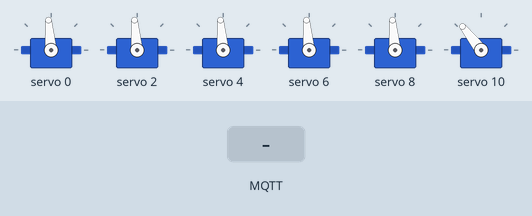
The sketch below on a simulated ESP8266 (NodeMCU). On the bench: 6 × servo. Inputs (shaded band) come from the test bench. WiFi joins after 1.5 s; servers stay silent unless stated; no MQTT or app messages arrive unless stated; what the sketch prints to the serial monitor is not drawn.

Above: at 5.7 s.
5.8 s: MQTT message "1" arrives on the first subscribed topic
At 6.2 s:
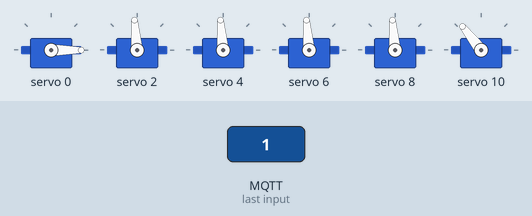
At 8.7 s:
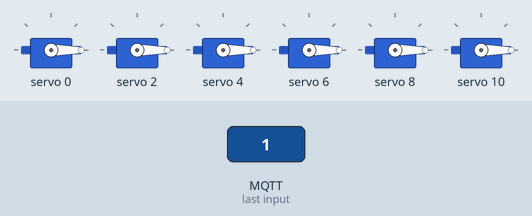
8.8 s: MQTT message "on" arrives on the first subscribed topic
10.3 s: MQTT message "off" arrives on the first subscribed topic
Timing chart, 0 to 13.3 s (numbered marks = the images above; inputs shaded):
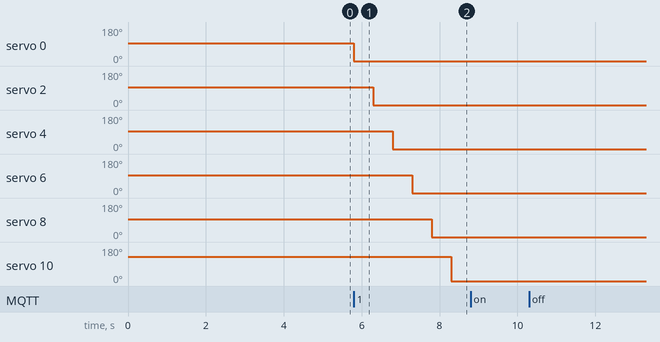

Measured:
- after the input at 5.8 s, servo 0: 95° → 0° at once; servo 2: 95° → 0° after 0.50 s; servo 4: 95° → 0° after 1.0 s; servo 6: 95° → 0° after 1.5 s; servo 8: 95° → 0° after 2.0 s
- after the input at 8.8 s, every drawn part: stays the same
- after the input at 10.3 s, every drawn part: stays the same

The sketch:

MQTT_Arduino.ino
```cpp
#include <ESP8266WiFi.h>
#include <PubSubClient.h>
#include <Adafruit_PWMServoDriver.h>
#include <ArduinoJson.h>

Adafruit_PWMServoDriver board1 = Adafruit_PWMServoDriver(0x40); //default address 0x40
#define SERVOMIN  125      // minimum pulse length count (out of 4096)
#define SERVOMAX  625      // maximum pulse length count (out of 4096)
#define MinArmAng 40
#define MaxArmAng 140
#define MinGrapAng 120
#define MaxGrapAng 165

// Update these with values suitable for your network.
const char* ssid = "I got Kiev before Putin A53";
const char* passwordID = "audamland18";
const char* mqtt_server = "221bc06addf44c7c8801b7ea585ff297.s1.eu.hivemq.cloud";
const char* username = "esp8266";
const char* password = "Haitc007";
int base_angle = 90;
int shoulder_angle = 90;
int elbow_angle = 90;
int wriste_angle = 90;
int wriste_rot_angle = 90;
int gripper_angle = 120;

WiFiClientSecure espClient;
PubSubClient client(espClient);
unsigned long lastMsg = 0;
#define MSG_BUFFER_SIZE (500)
char msg[MSG_BUFFER_SIZE];
int value = 0;

void setup_wifi() {
  delay(10);
  // We start by connecting to a WiFi network
  Serial.println();
  Serial.print("Connecting to ");
  Serial.println(ssid);
  WiFi.mode(WIFI_STA);
  WiFi.begin(ssid, passwordID);
  while (WiFi.status() != WL_CONNECTED) {
    delay(500);
    Serial.print(".");
  }
  randomSeed(micros());
  Serial.println("");
  Serial.println("WiFi connected");
  Serial.println("IP address: ");
  Serial.println(WiFi.localIP());
}

void callback(char* topic, byte* payload, unsigned int length) {
  Serial.print("Message arrived [");
  Serial.print(topic);
  Serial.print("] ");
  String message = "";
  for (int i = 0; i < length; i++) {
    //Serial.print((char)payload[i]);
    message += (char)payload[i];
  }
  Serial.println(message);
  Serial.println();
  JsonDocument doc;
  deserializeJson(doc, message);

  // Fetch values.
  //
  // Most of the time, you can rely on the implicit casts.
  // In other case, you can do doc["time"].as<long>();
  int servo1 = doc["servo1"];
  int servo2 = doc["servo2"];
  int servo3 = doc["servo3"];
  int servo4 = doc["servo4"];
  int servo5 = doc["servo5"];
  int servo6 = doc["servo6"];

  Write_Servo(servo1, 0);
  Write_Servo(servo2, 2);
  Write_Servo(servo3, 4);
  Write_Servo(servo4, 6);
  Write_Servo(servo5, 8);
  Write_Servo(servo6, 10);
}


void reconnect() {
  // Loop until we’re reconnected
  while (!client.connected()) {
    Serial.println("Attempting MQTT connection…");
    String clientId = "ESP8266Client";
    // Attempt to connect
    // Insert username and password
    if (client.connect(clientId.c_str(), username, password)) {
      Serial.println("connected");
      // publish robot current pos
      //Creating a json
      char buffer[256];
      JsonDocument message;
      message["servo1"] = base_angle;
      message["servo2"] = shoulder_angle;
      message["servo3"] = elbow_angle;
      message["servo4"] = wriste_angle;
      message["servo5"] = wriste_rot_angle;
      message["servo6"] = gripper_angle;
      serializeJson(message, buffer);
      // Publish an MQTT message on topic value
      client.publish("value", buffer);
      // … and resubscribe
      client.subscribe("value");
    } else {
      Serial.print("failed, rc = ");
      Serial.print(client.state());
      Serial.println(" try again in 5 seconds");
      // Wait 5 seconds before retrying
      delay(5000);
    }
  }
}

int angleToPulse(int ang)  //gets angle in degree and returns the pulse width
{
  int pulse = map(ang,0, 180, SERVOMIN,SERVOMAX);  // map angle of 0 to 180 to Servo min and Servo max
  return pulse;
}

void Write_Servo(int servo_angle, int servoPIN)
{
  board1.setPWM(servoPIN, 0, angleToPulse(servo_angle));
  Serial.print("Servo: ");
  Serial.println(servoPIN);
  Serial.print("Angle: ");
  Serial.println(servo_angle);
  delay(500);
}

void setup() {
  Serial.begin(9600);
  board1.begin();
  board1.setPWMFreq(60);    // Analog servos run at ~60 Hz updates
  //setup robot starting position
  board1.setPWM(0, 0, angleToPulse(90));
  delay(500);
  board1.setPWM(2, 0, angleToPulse(90));
  delay(500);
  board1.setPWM(4, 0, angleToPulse(90));
  delay(500);
  board1.setPWM(6, 0, angleToPulse(90));
  delay(500);
  board1.setPWM(8, 0, angleToPulse(90));
  delay(500);
  board1.setPWM(10, 0, angleToPulse(120));
  delay(500);
  //Connect wifi
  setup_wifi();
  // you can use the insecure mode, when you want to avoid the certificates
  espClient.setInsecure();
  client.setServer(mqtt_server, 8883);
  client.setCallback(callback);
}

void loop() {
  if (!client.connected()) {
    reconnect();
  }
  client.loop();
}
```
